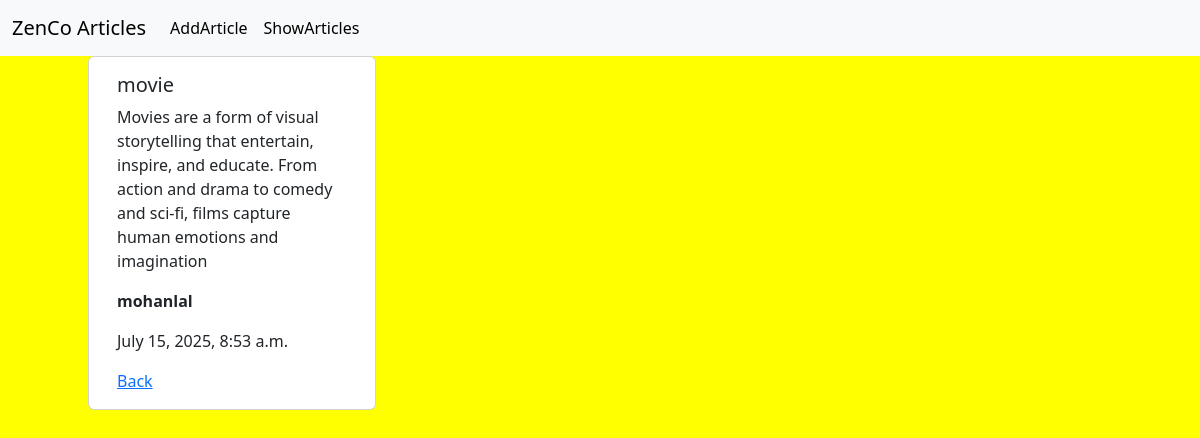
/article/17/, run on the app's committed database.
### articles/models.py (models this page shows, shortened)
class Article(models.Model):
    title = models.CharField(max_length=200)
    content = models.TextField()
    author = models.CharField(max_length=200)
    created_at = models.DateTimeField(auto_now_add=True)

### articles/views.py (the view)
# urls.py: path("article/<int:id>/",views.article_detail,name="article_detail"),
def article_detail(request,id):
    articles = get_object_or_404(Article,id=id)
    return render(request,"article_detail.html",{"article":articles})

### templates/article_detail.html (shortened to what this page needs)
{% extends 'base.html' %}
{% block content %}
<div class="row">
  <div class="col-md-3 mb-5 card" style="width: 18rem; margin-left:100px;"  >
  <div class="card-body">
    <h5 class="card-title">{{article.title}}</h5>
    <p class="card-text">{{article.content}}</p>
    <p class="fw-bold">{{article.author}}</p>
    <p>{{article.created_at}}</p>
      <a href="{% url 'article_list' %}">Back</a>
  </div>
</div>
</div>
{% endblock %}

### data on the page
Article: title "movie", content "Movies are a form of visual storytelling that entertain, inspire, and educate. From action and drama to comedy and sci-fi, films capture human emotions and imagination", author "mohanlal", created_at "July 15, 2025, 8:53 a.m."
